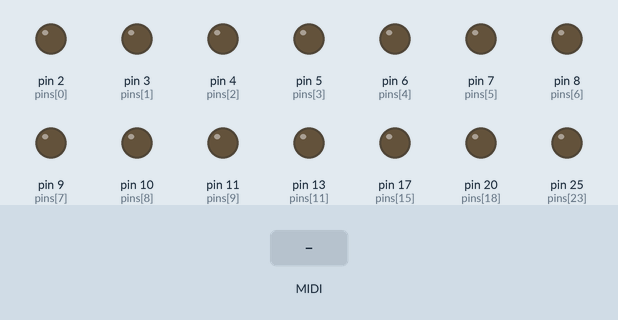
Simulated run of this sketch. Board: Arduino Mega 2560, built with avr-gcc and run on an emulated ATmega2560. On the bench: output pins drawn as LEDs (lit = HIGH). The test bench sets the inputs (shaded band). MIDI output is not drawn.

Above: at 1.2 s.
1.3 s: MIDI note 60 received
At 1.45 s:
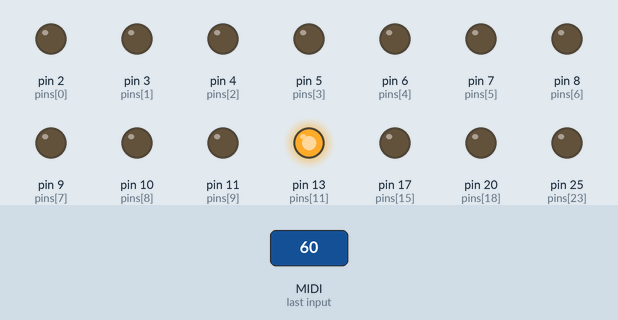
3.1 s: MIDI note 64 received
At 3.25 s:
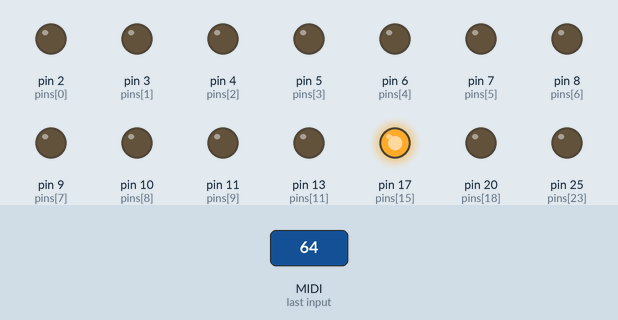
4.9 s: MIDI note 67 received
At 5.05 s:
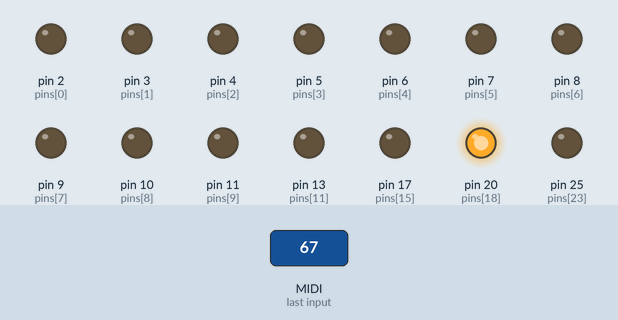
6.7 s: MIDI note 72 received
At 6.85 s:
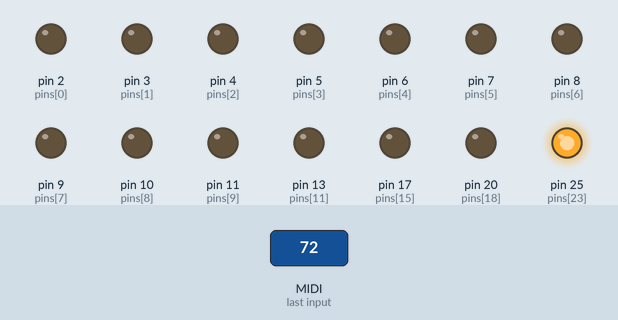
Timing chart, 0 to 9.5 s (numbered marks = the images above; inputs shaded):
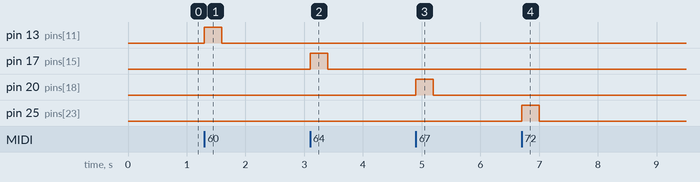

The sketch:

Dekoder_midiuino_for_Robert_C.ino
```cpp
//Author Romuald Milewski
// Dekoder Registry II manuał Zambrów Trójca
#include <MIDI.h>   // Add Midi Library

//#define LED 13
//#define LED2 12// Arduino Board LED is on Pin 13

#define decoder_channel 1 // the selected MIDI channel on which the decoder works
int pins[] = {2, 3, 4, 5, 6, 7, 8, 9, 10, 11, 12, 13, 14, 15, 16, 17, 18, 19, 20, 21, 22, 23, 24, 25, 26, 27, 28, 29, 30, 31, 32, 33, 34, 35, 36, 37, 38, 39, 40, 41, 42, 43, 44, 45, 46, 47, 48, 49, 50, 51, 52, 53, A0, A1, A2, A3, A4, A5, A6, A7, A8, A9, A10, A11, A12, A13, A14, A15};
// 19, 18, 21, 20, 23, 22, 25, 24, 27, 26,     A14, A15, A12, A13, A10, A11, A8, A9, A6, A7, A4, A5, A2, A3, A0, A1,   46, 47, 44, 45, 42, 43, 40, 41, 38, 39, 36, 37, 34, 35, 32, 33};
// 15, 14, 17, 16,
// 29, 28, 31, 30,

//Create an instance of the library with default name, serial port and settings
MIDI_CREATE_DEFAULT_INSTANCE();

void setup() {

     // setup pins for output
for (int i = 0; i < sizeof(pins) / sizeof(pins[0]); ++i) {
    pinMode(pins[i], OUTPUT);
    digitalWrite (pins[i], LOW);

  }


      // self-test  jesli potrzebny
//  for (int i = 0; i < sizeof(piny) / sizeof(piny[0]); ++i) {
//    digitalWrite(piny[i], HIGH);
//    delay(300); // Czas trwania stanu wysokiego - 300 ms
//    digitalWrite(piny[i], LOW);
//    delay(50);  // Dodatkowy czas dla lepszego zobaczenia efektu
//  }


  MIDI.begin(MIDI_CHANNEL_OMNI); // Initialize the Midi Library.
  // OMNI sets it to listen to all channels.. MIDI.begin(2) would set it
  // to respond to notes on channel 2 only.
  MIDI.setHandleNoteOn(MyHandleNoteOn); // This is important!! This command
  // tells the Midi Library which function you want to call when a NOTE ON command
  // is received. In this case it's "MyHandleNoteOn".
  MIDI.setHandleNoteOff(MyHandleNoteOff); // This command tells the Midi Library
  // to call "MyHandleNoteOff" when a NOTE OFF command is received.
}

void loop() { // Main loop
  MIDI.read(); // Continuously check if Midi data has been received.
}

// MyHandleNoteON is the function that will be called by the Midi Library
// when a MIDI NOTE ON message is received.
// It will be passed bytes for Channel, Pitch, and Velocity
void MyHandleNoteOn(byte channel, byte pitch, byte velocity) {
 if (channel == decoder_channel) {
  for (int i = 0; i < sizeof(pins) / sizeof(pins[0]); ++i) {
   if (pitch == 49+i) {
digitalWrite (pins[i], HIGH); // Set Arduino board pin 13 to output
}
}
}
}

// MyHandleNoteOFF is the function that will be called by the Midi Library
// when a MIDI NOTE OFF message is received.
// * A NOTE ON message with Velocity = 0 will be treated as a NOTE OFF message *
// It will be passed bytes for Channel, Pitch, and Velocity

void MyHandleNoteOff(byte channel, byte pitch, byte velocity) {
 if (channel == decoder_channel) {
     for (int i = 0; i < sizeof(pins) / sizeof(pins[0]); ++i) {
   if (pitch == 49+i) {
digitalWrite (pins[i], LOW); // Set Arduino board pin 13 to output
 }
}
}
}
```

Measured:
- after the input at 1.3 s, pin 13 (pins[11]): LOW → HIGH at once, → LOW 0.30 s later
- after the input at 3.1 s, pin 17 (pins[15]): LOW → HIGH at once, → LOW 0.30 s later
- after the input at 4.9 s, pin 20 (pins[18]): LOW → HIGH at once, → LOW 0.30 s later
- after the input at 6.7 s, pin 25 (pins[23]): LOW → HIGH at once, → LOW 0.30 s later
